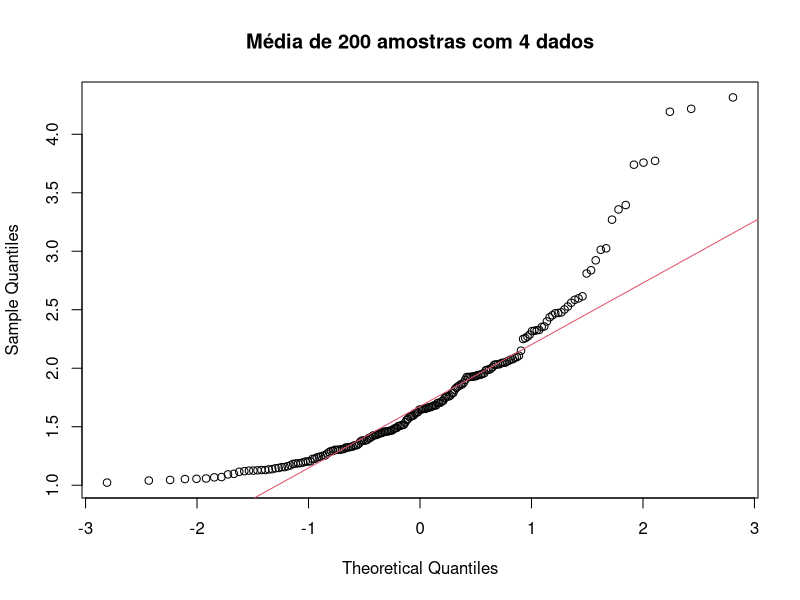
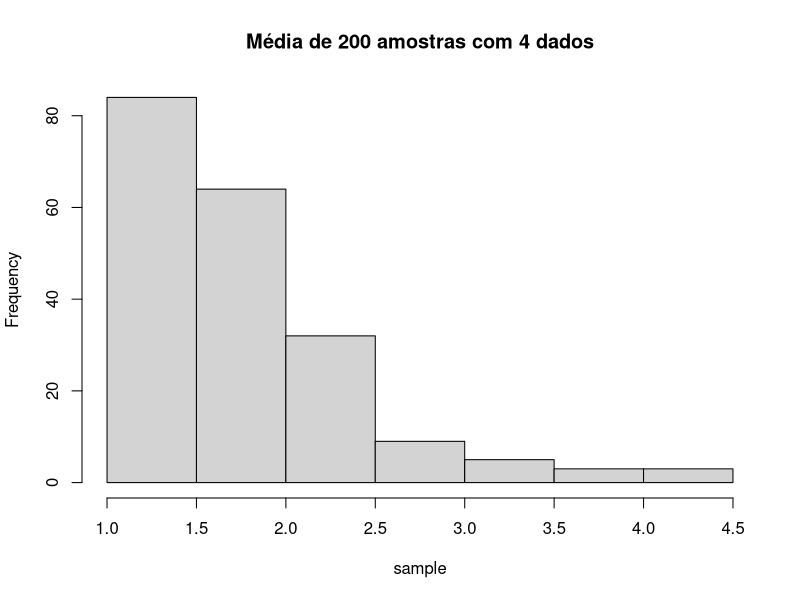
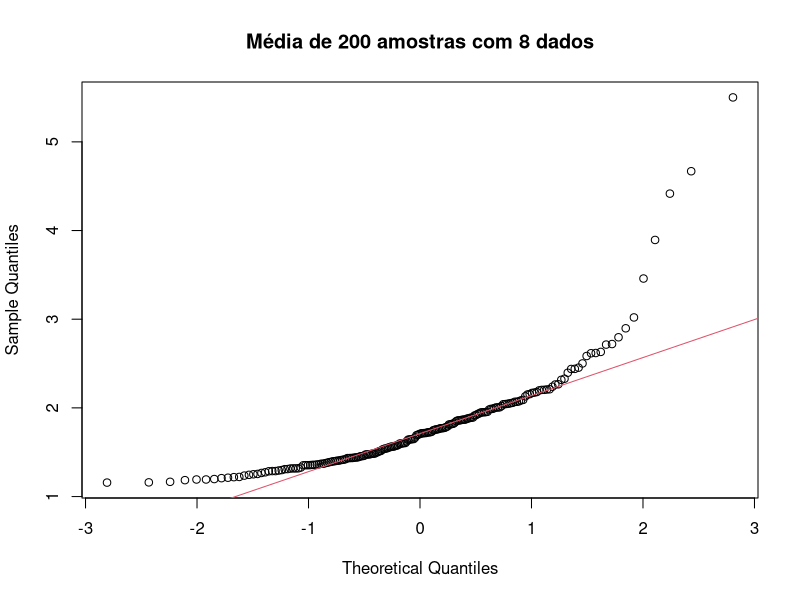
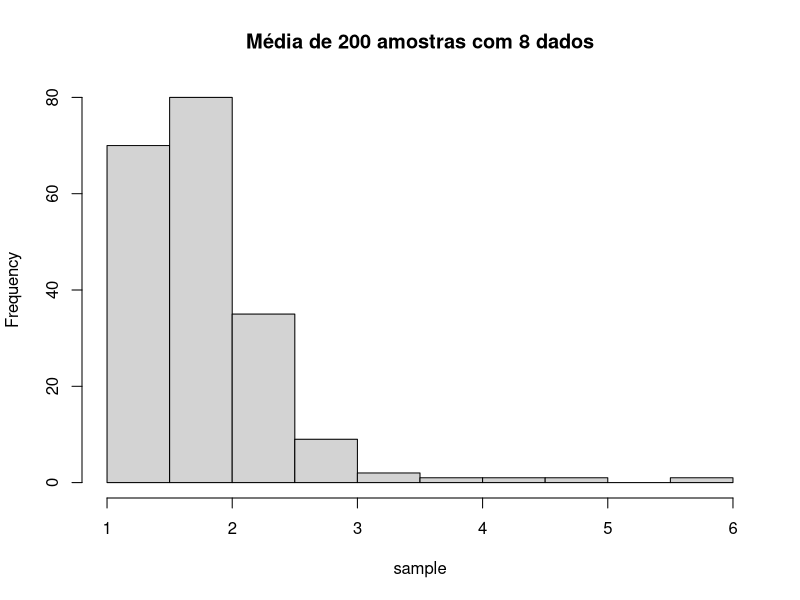
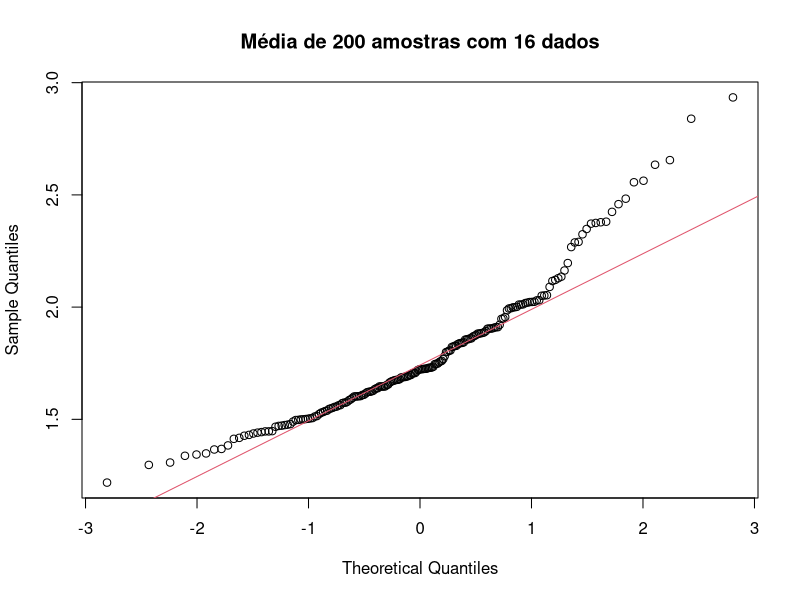
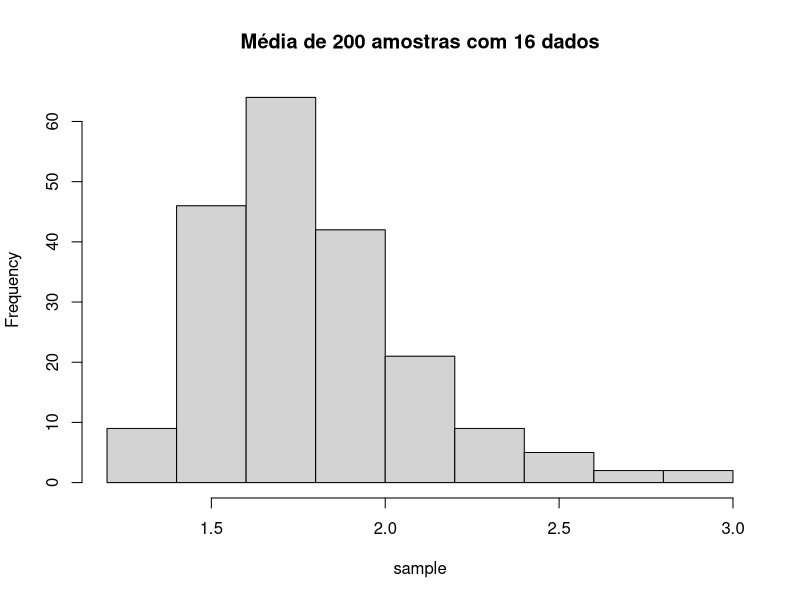
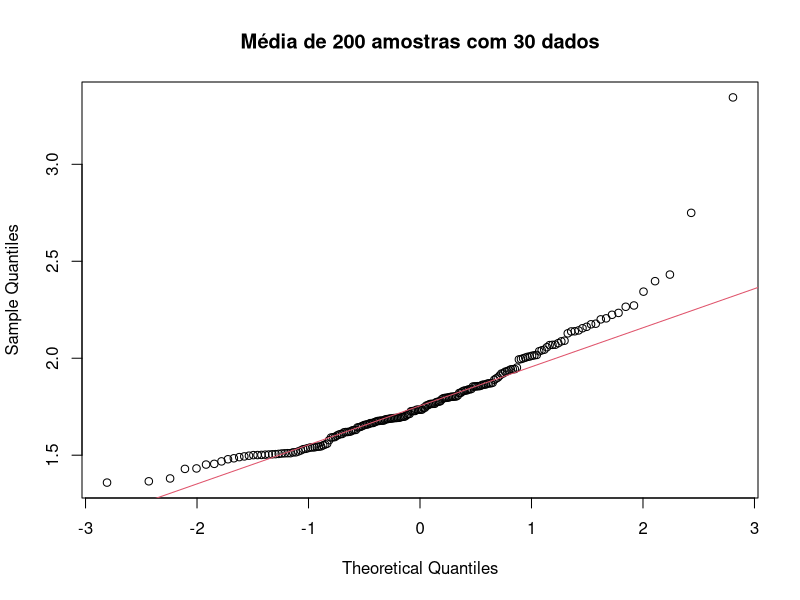
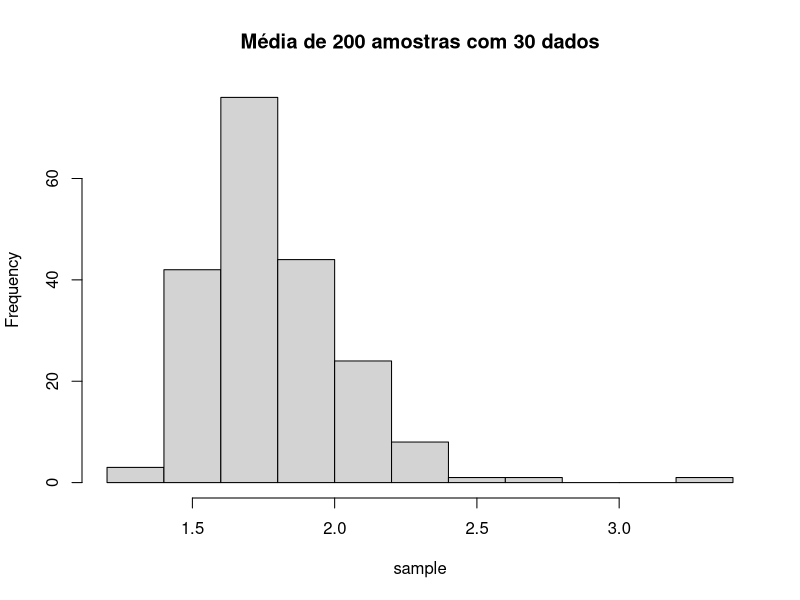

Write R code to recreate these figures, in order.
readTableWithoutNA = function(){
	na.omit(read.csv(file="../planilha.csv", head=TRUE, sep=",", na.strings=c("", "NA")))
}

samplefy = function(table, size, numOfSamples){
	
	s = double(numOfSamples*size)
	for (i in 1:numOfSamples) {
		currentSample = sample(table, size, replace=TRUE)
		for (j in 1:size) {
			index = (i-1)*size + j
			s[index] = currentSample[j]
		}
	}
	dim(s) = c(size, numOfSamples)
	media = double(numOfSamples)
	for (i in 1:numOfSamples) {
		media[i] = mean(s[,i])
	}
	media
}

printSample = function(sample, size, title, originalData) {
	qqnorm(sample, main=title)
	qqline(sample, col=2)
	hist(sample, main=title)
	print("==============================================")
	print(title)
	print(sample)
	print("Sumário das amostras: ")
	print(summary(sample))
	print("Média esperada: ")
	print(mean(originalData))
	print("Variância: ")
	print(var(sample))
	print("Variância esperada (original/n)")
	print(var(originalData)/size)
	print("Desvio Padrão")
	print(sd(sample))
	print("Desvio Padrão esperado")
	print(sd(originalData)/sqrt(size))
}


data = readTableWithoutNA()
print("Sumário dos dados originais:")
summary(data$Renda)
print("Variância")
print(var(data$Renda))
print("====AMOSTRAS=====")

printSample(samplefy(data$Renda, 4, 200), 4, "Média de 200 amostras com 4 dados", data$Renda)
printSample(samplefy(data$Renda, 8, 200), 8, "Média de 200 amostras com 8 dados", data$Renda)
printSample(samplefy(data$Renda, 16, 200), 16, "Média de 200 amostras com 16 dados", data$Renda)
printSample(samplefy(data$Renda, 30, 200), 30, "Média de 200 amostras com 30 dados", data$Renda)
printSample(samplefy(data$Renda, 100, 200), 100, "Média de 200 amostras com 100 dados", data$Renda)
#printSample(samplefy(data$Renda, 200, 200), 200, "Média de 200 amostras com 200 dados", data$Renda)
